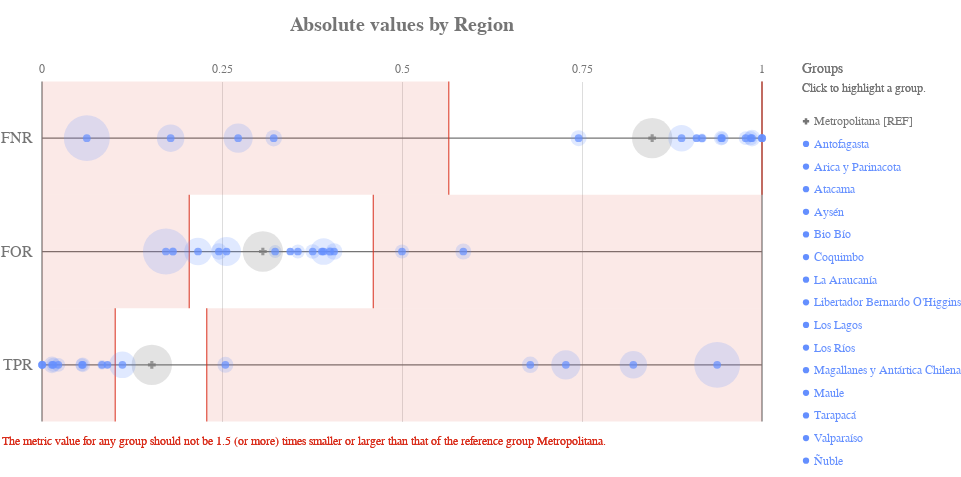

The cell this chart's notebook holds for it:
### Code cell
ap.absolute(grupo_definido, metrics, 'Region', fairness_threshold = disparity_tolerance)

### Figure 1 — Vega-Lite specification as saved in the notebook (floating-point values rounded to 4 significant figures)
{"config": {"view": {"continuousWidth": 400, "continuousHeight": 300, "strokeWidth": 0}, "axisLeft": {"labelColor": "rgb(117,117,117)", "labelFont": "Arial", "labelFontSize": 16}, "title": {"align": "center", "baseline": "middle", "color": "rgb(117,117,117)", "font": "Arial", "fontSize": 20, "fontWeight": "bold"}}, "layer": [{"data": {"name": "data-4ac2d7a4dec33677e433b172826c7791"}, "mark": {"type": "rule", "stroke": "rgb(117,117,117)", "strokeWidth": 1.25, "tooltip": ""}, "encoding": {"x": {"type": "quantitative", "field": "start", "scale": {"domain": [0, 1], "range": [40.0, 760.0]}}, "x2": {"field": "end"}, "y": {"type": "nominal", "axis": {"domain": false, "labelAngle": 0, "labelPadding": -30, "orient": "left", "ticks": false, "title": ""}, "field": "y_position", "scale": {"domain": ["FNR", "FOR", "TPR"], "range": [42.5, 382.5]}}}}, {"data": {"name": "data-6cfe259518f6c7b358d8f836a73e6b7f"}, "mark": {"type": "rule", "stroke": "rgb(117,117,117)", "strokeWidth": 1.25, "tooltip": ""}, "encoding": {"x": {"type": "quantitative", "field": "x_position", "scale": {"domain": [0, 1], "range": [40.0, 760.0]}}, "y": {"value": 42.5}, "y2": {"value": 382.5}}}, {"data": {"name": "data-60ed1133fa688d151d36705a369482e0"}, "mark": {"type": "text", "align": "center", "color": "rgb(117,117,117)", "font": "Arial", "fontSize": 12, "fontWeight": "normal", "tooltip": ""}, "encoding": {"text": {"type": "nominal", "field": "value"}, "x": {"type": "quantitative", "field": "value", "scale": {"domain": [0, 1], "range": [40.0, 760.0]}}, "y": {"value": 29.75}}}, {"layer": [{"mark": {"type": "rect", "opacity": 0.8, "stroke": "rgb(217, 46, 28)", "strokeWidth": 1.25, "tooltip": ""}, "encoding": {"x": {"type": "quantitative", "field": "lower_threshold_value", "scale": {"domain": [0, 1], "range": [40.0, 760.0]}}, "x2": {"field": "lower_threshold_value"}, "y": {"type": "nominal", "axis": {"domain": false, "grid": false, "labels": false, "ticks": false, "title": " "}, "field": "metric", "scale": {"domain": ["FNR", "FOR", "TPR"], "range": [42.5, 382.5]}}}}, {"mark": {"type": "rect", "opacity": 0.8, "stroke": "rgb(217, 46, 28)", "strokeWidth": 1.25, "tooltip": ""}, "encoding": {"x": {"type": "quantitative", "field": "upper_threshold_value", "scale": {"domain": [0, 1], "range": [40.0, 760.0]}}, "x2": {"field": "upper_threshold_value"}, "y": {"type": "nominal", "axis": {"domain": false, "grid": false, "labels": false, "ticks": false, "title": " "}, "field": "metric", "scale": {"domain": ["FNR", "FOR", "TPR"], "range": [42.5, 382.5]}}}}, {"layer": [{"mark": {"type": "rect", "fill": "rgb(217, 46, 28)", "opacity": 0.1, "tooltip": ""}, "encoding": {"x": {"type": "quantitative", "field": "lower_threshold_value", "scale": {"domain": [0, 1], "range": [40.0, 760.0]}}, "x2": {"field": "lower_end"}, "y": {"type": "nominal", "axis": {"domain": false, "grid": false, "labels": false, "ticks": false, "title": " "}, "field": "metric", "scale": {"domain": ["FNR", "FOR", "TPR"], "range": [42.5, 382.5]}}}}, {"mark": {"type": "rect", "fill": "rgb(217, 46, 28)", "opacity": 0.1, "tooltip": ""}, "encoding": {"x": {"type": "quantitative", "field": "upper_threshold_value", "scale": {"domain": [0, 1], "range": [40.0, 760.0]}}, "x2": {"field": "upper_end"}, "y": {"type": "nominal", "axis": {"domain": false, "grid": false, "labels": false, "ticks": false, "title": " "}, "field": "metric", "scale": {"domain": ["FNR", "FOR", "TPR"], "range": [42.5, 382.5]}}}}]}, {"data": {"name": "data-79dd248bdaa0ea02c535240e8ad022c8"}, "mark": {"type": "text", "align": "left", "baseline": "top", "fill": "rgb(217, 46, 28)", "font": "Arial", "fontSize": 12, "fontWeight": "normal", "tooltip": ""}, "encoding": {"text": {"value": "The metric value for any group should not be 1.5 (or more) times smaller or larger than that of the reference group Metropolitana."}, "x": {"value": 0}, "y": {"value": 396.7}}}], "data": {"name": "data-3232af273556175db8f75295a5c7e77c"}}, {"layer": [{"mark": "circle"}, {"data": {"name": "data-b35202e523d6cc25637b3b55d61da3b7"}, "mark": {"type": "circle", "opacity": 0.2}, "encoding": {"color": {"condition": {"type": "nominal", "field": "attribute_value", "legend": null, "scale": {"domain": ["Metropolitana", "Antofagasta", "Arica y Parinacota", "Atacama", "Aysén", "Bio Bío", "Coquimbo", "La Araucanía", "Libertador Bernardo O'Higgins", "Los Lagos", "Los Ríos", "Magallanes y Antártica Chilena", "Maule", "Tarapacá", "Valparaíso", "Ñuble"], "range": ["rgb(117,117,117)", "rgb(100, 143, 255)", "rgb(100, 143, 255)", "rgb(100, 143, 255)", "rgb(100, 143, 255)", "rgb(100, 143, 255)", "rgb(100, 143, 255)", "rgb(100, 143, 255)", "rgb(100, 143, 255)", "rgb(100, 143, 255)", "rgb(100, 143, 255)", "rgb(100, 143, 255)", "rgb(100, 143, 255)", "rgb(100, 143, 255)", "rgb(100, 143, 255)", "rgb(100, 143, 255)"]}, "selection": "selector009"}, "value": "rgb(224,224,224)"}, "size": {"type": "quantitative", "field": "group_size", "legend": null, "scale": {"domain": [0, 1603.0], "range": [0, 2522.0]}}, "tooltip": [{"type": "nominal", "field": "attribute_value", "title": "Group"}, {"type": "nominal", "field": "tooltip_group_size", "title": "Group Size"}, {"type": "nominal", "field": "tooltip_disparity_explanation_fnr", "title": "Disparity"}, {"type": "quantitative", "field": "fnr", "format": ".2f", "title": "FNR"}], "x": {"type": "quantitative", "axis": {"domain": false, "labels": false, "ticks": false, "title": null, "values": [0.25, 0.5, 0.75]}, "field": "fnr", "scale": {"domain": [0, 1], "range": [40.0, 760.0]}}, "y": {"type": "nominal", "axis": {"domain": false, "grid": false, "labels": false, "ticks": false, "title": " "}, "field": "metric_variable", "scale": {"domain": ["FNR", "FOR", "TPR"], "range": [42.5, 382.5]}}}, "selection": {"selector011": {"type": "multi", "empty": "all", "fields": ["attribute_value"]}}, "transform": [{"calculate": "'FNR'", "as": "metric_variable"}]}, {"data": {"name": "data-b35202e523d6cc25637b3b55d61da3b7"}, "mark": {"type": "circle", "opacity": 0.2}, "encoding": {"color": {"condition": {"type": "nominal", "field": "attribute_value", "legend": null, "scale": {"domain": ["Metropolitana", "Antofagasta", "Arica y Parinacota", "Atacama", "Aysén", "Bio Bío", "Coquimbo", "La Araucanía", "Libertador Bernardo O'Higgins", "Los Lagos", "Los Ríos", "Magallanes y Antártica Chilena", "Maule", "Tarapacá", "Valparaíso", "Ñuble"], "range": ["rgb(117,117,117)", "rgb(100, 143, 255)", "rgb(100, 143, 255)", "rgb(100, 143, 255)", "rgb(100, 143, 255)", "rgb(100, 143, 255)", "rgb(100, 143, 255)", "rgb(100, 143, 255)", "rgb(100, 143, 255)", "rgb(100, 143, 255)", "rgb(100, 143, 255)", "rgb(100, 143, 255)", "rgb(100, 143, 255)", "rgb(100, 143, 255)", "rgb(100, 143, 255)", "rgb(100, 143, 255)"]}, "selection": "selector009"}, "value": "rgb(224,224,224)"}, "size": {"type": "quantitative", "field": "group_size", "legend": null, "scale": {"domain": [0, 1603.0], "range": [0, 2522.0]}}, "tooltip": [{"type": "nominal", "field": "attribute_value", "title": "Group"}, {"type": "nominal", "field": "tooltip_group_size", "title": "Group Size"}, {"type": "nominal", "field": "tooltip_disparity_explanation_for", "title": "Disparity"}, {"type": "quantitative", "field": "for", "format": ".2f", "title": "FOR"}], "x": {"type": "quantitative", "axis": {"domain": false, "labels": false, "ticks": false, "title": null, "values": [0.25, 0.5, 0.75]}, "field": "for", "scale": {"domain": [0, 1], "range": [40.0, 760.0]}}, "y": {"type": "nominal", "axis": {"domain": false, "grid": false, "labels": false, "ticks": false, "title": " "}, "field": "metric_variable", "scale": {"domain": ["FNR", "FOR", "TPR"], "range": [42.5, 382.5]}}}, "selection": {"selector013": {"type": "multi", "empty": "all", "fields": ["attribute_value"]}}, "transform": [{"calculate": "'FOR'", "as": "metric_variable"}]}, {"data": {"name": "data-b35202e523d6cc25637b3b55d61da3b7"}, "mark": {"type": "circle", "opacity": 0.2}, "encoding": {"color": {"condition": {"type": "nominal", "field": "attribute_value", "legend": null, "scale": {"domain": ["Metropolitana", "Antofagasta", "Arica y Parinacota", "Atacama", "Aysén", "Bio Bío", "Coquimbo", "La Araucanía", "Libertador Bernardo O'Higgins", "Los Lagos", "Los Ríos", "Magallanes y Antártica Chilena", "Maule", "Tarapacá", "Valparaíso", "Ñuble"], "range": ["rgb(117,117,117)", "rgb(100, 143, 255)", "rgb(100, 143, 255)", "rgb(100, 143, 255)", "rgb(100, 143, 255)", "rgb(100, 143, 255)", "rgb(100, 143, 255)", "rgb(100, 143, 255)", "rgb(100, 143, 255)", "rgb(100, 143, 255)", "rgb(100, 143, 255)", "rgb(100, 143, 255)", "rgb(100, 143, 255)", "rgb(100, 143, 255)", "rgb(100, 143, 255)", "rgb(100, 143, 255)"]}, "selection": "selector009"}, "value": "rgb(224,224,224)"}, "size": {"type": "quantitative", "field": "group_size", "legend": null, "scale": {"domain": [0, 1603.0], "range": [0, 2522.0]}}, "tooltip": [{"type": "nominal", "field": "attribute_value", "title": "Group"}, {"type": "nominal", "field": "tooltip_group_size", "title": "Group Size"}, {"type": "nominal", "field": "tooltip_disparity_explanation_tpr", "title": "Disparity"}, {"type": "quantitative", "field": "tpr", "format": ".2f", "title": "TPR"}], "x": {"type": "quantitative", "axis": {"domain": false, "labels": false, "ticks": false, "title": null, "values": [0.25, 0.5, 0.75]}, "field": "tpr", "scale": {"domain": [0, 1], "range": [40.0, 760.0]}}, "y": {"type": "nominal", "axis": {"domain": false, "grid": false, "labels": false, "ticks": false, "title": " "}, "field": "metric_variable", "scale": {"domain": ["FNR", "FOR", "TPR"], "range": [42.5, 382.5]}}}, "selection": {"selector015": {"type": "multi", "empty": "all", "fields": ["attribute_value"]}}, "transform": [{"calculate": "'TPR'", "as": "metric_variable"}]}, {"layer": [{"mark": "point"}, {"data": {"name": "data-b35202e523d6cc25637b3b55d61da3b7"}, "mark": {"type": "point", "filled": true, "size": 60}, "encoding": {"color": {"condition": {"type": "nominal", "field": "attribute_value", "legend": null, "scale": {"domain": ["Metropolitana", "Antofagasta", "Arica y Parinacota", "Atacama", "Aysén", "Bio Bío", "Coquimbo", "La Araucanía", "Libertador Bernardo O'Higgins", "Los Lagos", "Los Ríos", "Magallanes y Antártica Chilena", "Maule", "Tarapacá", "Valparaíso", "Ñuble"], "range": ["rgb(117,117,117)", "rgb(100, 143, 255)", "rgb(100, 143, 255)", "rgb(100, 143, 255)", "rgb(100, 143, 255)", "rgb(100, 143, 255)", "rgb(100, 143, 255)", "rgb(100, 143, 255)", "rgb(100, 143, 255)", "rgb(100, 143, 255)", "rgb(100, 143, 255)", "rgb(100, 143, 255)", "rgb(100, 143, 255)", "rgb(100, 143, 255)", "rgb(100, 143, 255)", "rgb(100, 143, 255)"]}, "selection": "selector009"}, "value": "rgb(224,224,224)"}, "shape": {"type": "nominal", "field": "attribute_value", "legend": null, "scale": {"domain": ["Metropolitana", "Antofagasta", "Arica y Parinacota", "Atacama", "Aysén", "Bio Bío", "Coquimbo", "La Araucanía", "Libertador Bernardo O'Higgins", "Los Lagos", "Los Ríos", "Magallanes y Antártica Chilena", "Maule", "Tarapacá", "Valparaíso", "Ñuble"], "range": ["cross", "circle", "circle", "circle", "circle", "circle", "circle", "circle", "circle", "circle", "circle", "circle", "circle", "circle", "circle", "circle"]}}, "tooltip": [{"type": "nominal", "field": "attribute_value", "title": "Group"}, {"type": "nominal", "field": "tooltip_group_size", "title": "Group Size"}, {"type": "nominal", "field": "tooltip_disparity_explanation_fnr", "title": "Disparity"}, {"type": "quantitative", "field": "fnr", "format": ".2f", "title": "FNR"}], "x": {"type": "quantitative", "axis": {"domain": false, "labels": false, "ticks": false, "title": null, "values": [0.25, 0.5, 0.75]}, "field": "fnr", "scale": {"domain": [0, 1], "range": [40.0, 760.0]}}, "y": {"type": "nominal", "axis": {"domain": false, "grid": false, "labels": false, "ticks": false, "title": " "}, "field": "metric_variable", "scale": {"domain": ["FNR", "FOR", "TPR"], "range": [42.5, 382.5]}}}, "selection": {"selector010": {"type": "multi", "empty": "all", "fields": ["attribute_value"]}}, "transform": [{"calculate": "'FNR'", "as": "metric_variable"}]}, {"data": {"name": "data-b35202e523d6cc25637b3b55d61da3b7"}, "mark": {"type": "point", "filled": true, "size": 60}, "encoding": {"color": {"condition": {"type": "nominal", "field": "attribute_value", "legend": null, "scale": {"domain": ["Metropolitana", "Antofagasta", "Arica y Parinacota", "Atacama", "Aysén", "Bio Bío", "Coquimbo", "La Araucanía", "Libertador Bernardo O'Higgins", "Los Lagos", "Los Ríos", "Magallanes y Antártica Chilena", "Maule", "Tarapacá", "Valparaíso", "Ñuble"], "range": ["rgb(117,117,117)", "rgb(100, 143, 255)", "rgb(100, 143, 255)", "rgb(100, 143, 255)", "rgb(100, 143, 255)", "rgb(100, 143, 255)", "rgb(100, 143, 255)", "rgb(100, 143, 255)", "rgb(100, 143, 255)", "rgb(100, 143, 255)", "rgb(100, 143, 255)", "rgb(100, 143, 255)", "rgb(100, 143, 255)", "rgb(100, 143, 255)", "rgb(100, 143, 255)", "rgb(100, 143, 255)"]}, "selection": "selector009"}, "value": "rgb(224,224,224)"}, "shape": {"type": "nominal", "field": "attribute_value", "legend": null, "scale": {"domain": ["Metropolitana", "Antofagasta", "Arica y Parinacota", "Atacama", "Aysén", "Bio Bío", "Coquimbo", "La Araucanía", "Libertador Bernardo O'Higgins", "Los Lagos", "Los Ríos", "Magallanes y Antártica Chilena", "Maule", "Tarapacá", "Valparaíso", "Ñuble"], "range": ["cross", "circle", "circle", "circle", "circle", "circle", "circle", "circle", "circle", "circle", "circle", "circle", "circle", "circle", "circle", "circle"]}}, "tooltip": [{"type": "nominal", "field": "attribute_value", "title": "Group"}, {"type": "nominal", "field": "tooltip_group_size", "title": "Group Size"}, {"type": "nominal", "field": "tooltip_disparity_explanation_for", "title": "Disparity"}, {"type": "quantitative", "field": "for", "format": ".2f", "title": "FOR"}], "x": {"type": "quantitative", "axis": {"domain": false, "labels": false, "ticks": false, "title": null, "values": [0.25, 0.5, 0.75]}, "field": "for", "scale": {"domain": [0, 1], "range": [40.0, 760.0]}}, "y": {"type": "nominal", "axis": {"domain": false, "grid": false, "labels": false, "ticks": false, "title": " "}, "field": "metric_variable", "scale": {"domain": ["FNR", "FOR", "TPR"], "range": [42.5, 382.5]}}}, "selection": {"selector012": {"type": "multi", "empty": "all", "fields": ["attribute_value"]}}, "transform": [{"calculate": "'FOR'", "as": "metric_variable"}]}, {"data": {"name": "data-b35202e523d6cc25637b3b55d61da3b7"}, "mark": {"type": "point", "filled": true, "size": 60}, "encoding": {"color": {"condition": {"type": "nominal", "field": "attribute_value", "legend": null, "scale": {"domain": ["Metropolitana", "Antofagasta", "Arica y Parinacota", "Atacama", "Aysén", "Bio Bío", "Coquimbo", "La Araucanía", "Libertador Bernardo O'Higgins", "Los Lagos", "Los Ríos", "Magallanes y Antártica Chilena", "Maule", "Tarapacá", "Valparaíso", "Ñuble"], "range": ["rgb(117,117,117)", "rgb(100, 143, 255)", "rgb(100, 143, 255)", "rgb(100, 143, 255)", "rgb(100, 143, 255)", "rgb(100, 143, 255)", "rgb(100, 143, 255)", "rgb(100, 143, 255)", "rgb(100, 143, 255)", "rgb(100, 143, 255)", "rgb(100, 143, 255)", "rgb(100, 143, 255)", "rgb(100, 143, 255)", "rgb(100, 143, 255)", "rgb(100, 143, 255)", "rgb(100, 143, 255)"]}, "selection": "selector009"}, "value": "rgb(224,224,224)"}, "shape": {"type": "nominal", "field": "attribute_value", "legend": null, "scale": {"domain": ["Metropolitana", "Antofagasta", "Arica y Parinacota", "Atacama", "Aysén", "Bio Bío", "Coquimbo", "La Araucanía", "Libertador Bernardo O'Higgins", "Los Lagos", "Los Ríos", "Magallanes y Antártica Chilena", "Maule", "Tarapacá", "Valparaíso", "Ñuble"], "range": ["cross", "circle", "circle", "circle", "circle", "circle", "circle", "circle", "circle", "circle", "circle", "circle", "circle", "circle", "circle", "circle"]}}, "tooltip": [{"type": "nominal", "field": "attribute_value", "title": "Group"}, {"type": "nominal", "field": "tooltip_group_size", "title": "Group Size"}, {"type": "nominal", "field": "tooltip_disparity_explanation_tpr", "title": "Disparity"}, {"type": "quantitative", "field": "tpr", "format": ".2f", "title": "TPR"}], "x": {"type": "quantitative", "axis": {"domain": false, "labels": false, "ticks": false, "title": null, "values": [0.25, 0.5, 0.75]}, "field": "tpr", "scale": {"domain": [0, 1], "range": [40.0, 760.0]}}, "y": {"type": "nominal", "axis": {"domain": false, "grid": false, "labels": false, "ticks": false, "title": " "}, "field": "metric_variable", "scale": {"domain": ["FNR", "FOR", "TPR"], "range": [42.5, 382.5]}}}, "selection": {"selector014": {"type": "multi", "empty": "all", "fields": ["attribute_value"]}}, "transform": [{"calculate": "'TPR'", "as": "metric_variable"}]}]}]}, {"layer": [{"mark": {"type": "point", "filled": true, "opacity": 1, "size": 39.48}, "encoding": {"color": {"condition": {"type": "nominal", "field": "attribute_value", "legend": null, "scale": {"domain": ["Metropolitana", "Antofagasta", "Arica y Parinacota", "Atacama", "Aysén", "Bio Bío", "Coquimbo", "La Araucanía", "Libertador Bernardo O'Higgins", "Los Lagos", "Los Ríos", "Magallanes y Antártica Chilena", "Maule", "Tarapacá", "Valparaíso", "Ñuble"], "range": ["rgb(117,117,117)", "rgb(100, 143, 255)", "rgb(100, 143, 255)", "rgb(100, 143, 255)", "rgb(100, 143, 255)", "rgb(100, 143, 255)", "rgb(100, 143, 255)", "rgb(100, 143, 255)", "rgb(100, 143, 255)", "rgb(100, 143, 255)", "rgb(100, 143, 255)", "rgb(100, 143, 255)", "rgb(100, 143, 255)", "rgb(100, 143, 255)", "rgb(100, 143, 255)", "rgb(100, 143, 255)"]}, "selection": "selector009"}, "value": "rgb(224,224,224)"}, "shape": {"type": "nominal", "field": "attribute_value", "legend": null, "scale": {"domain": ["Metropolitana", "Antofagasta", "Arica y Parinacota", "Atacama", "Aysén", "Bio Bío", "Coquimbo", "La Araucanía", "Libertador Bernardo O'Higgins", "Los Lagos", "Los Ríos", "Magallanes y Antártica Chilena", "Maule", "Tarapacá", "Valparaíso", "Ñuble"], "range": ["cross", "circle", "circle", "circle", "circle", "circle", "circle", "circle", "circle", "circle", "circle", "circle", "circle", "circle", "circle", "circle"]}}, "x": {"value": 804}, "y": {"type": "nominal", "axis": {"domain": false, "grid": false, "labels": false, "ticks": false, "title": " "}, "field": "attribute_value", "scale": {"domain": ["Metropolitana", "Antofagasta", "Arica y Parinacota", "Atacama", "Aysén", "Bio Bío", "Coquimbo", "La Araucanía", "Libertador Bernardo O'Higgins", "Los Lagos", "Los Ríos", "Magallanes y Antártica Chilena", "Maule", "Tarapacá", "Valparaíso", "Ñuble"], "range": [71, 433]}}}, "selection": {"selector009": {"type": "multi", "empty": "all", "fields": ["attribute_value"]}}}, {"mark": {"type": "text", "align": "left", "baseline": "middle", "font": "Arial", "fontSize": 12, "fontWeight": "normal"}, "encoding": {"color": {"condition": {"type": "nominal", "field": "attribute_value", "legend": null, "scale": {"domain": ["Metropolitana", "Antofagasta", "Arica y Parinacota", "Atacama", "Aysén", "Bio Bío", "Coquimbo", "La Araucanía", "Libertador Bernardo O'Higgins", "Los Lagos", "Los Ríos", "Magallanes y Antártica Chilena", "Maule", "Tarapacá", "Valparaíso", "Ñuble"], "range": ["rgb(117,117,117)", "rgb(100, 143, 255)", "rgb(100, 143, 255)", "rgb(100, 143, 255)", "rgb(100, 143, 255)", "rgb(100, 143, 255)", "rgb(100, 143, 255)", "rgb(100, 143, 255)", "rgb(100, 143, 255)", "rgb(100, 143, 255)", "rgb(100, 143, 255)", "rgb(100, 143, 255)", "rgb(100, 143, 255)", "rgb(100, 143, 255)", "rgb(100, 143, 255)", "rgb(100, 143, 255)"]}, "selection": "selector009"}, "value": "rgb(224,224,224)"}, "text": {"type": "nominal", "field": "label"}, "x": {"value": 812}, "y": {"type": "nominal", "axis": {"domain": false, "grid": false, "labels": false, "ticks": false, "title": " "}, "field": "attribute_value", "scale": {"domain": ["Metropolitana", "Antofagasta", "Arica y Parinacota", "Atacama", "Aysén", "Bio Bío", "Coquimbo", "La Araucanía", "Libertador Bernardo O'Higgins", "Los Lagos", "Los Ríos", "Magallanes y Antártica Chilena", "Maule", "Tarapacá", "Valparaíso", "Ñuble"], "range": [71, 433]}}}, "selection": {"selector016": {"type": "multi", "empty": "all", "fields": ["attribute_value"]}}}, {"data": {"name": "data-79dd248bdaa0ea02c535240e8ad022c8"}, "mark": {"type": "text", "align": "left", "baseline": "middle", "color": "rgb(117,117,117)", "font": "Arial", "fontSize": 12, "fontWeight": "normal"}, "encoding": {"text": {"value": "Click to highlight a group."}, "x": {"value": 800}, "y": {"value": 49}}}, {"data": {"name": "data-79dd248bdaa0ea02c535240e8ad022c8"}, "mark": {"type": "text", "align": "left", "baseline": "middle", "color": "rgb(117,117,117)", "font": "Arial", "fontSize": 14, "fontWeight": "normal"}, "encoding": {"text": {"value": "Groups"}, "x": {"value": 800}, "y": {"value": 30}}}], "data": {"name": "data-7ebefffb3323e64a7ab0617c614ff136"}}], "height": 425, "padding": {"top": 15, "bottom": 10}, "resolve": {"scale": {"size": "independent", "y": "independent"}}, "title": "Absolute values by Region", "width": 800, "$schema": "https://vega.github.io/schema/vega-lite/v4.8.1.json", "datasets": {"data-4ac2d7a4dec33677e433b172826c7791": [{"y_position": "FNR", "start": 0, "end": 1}, {"y_position": "FOR", "start": 0, "end": 1}, {"y_position": "TPR", "start": 0, "end": 1}], "data-6cfe259518f6c7b358d8f836a73e6b7f": [{"x_position": 0}, {"x_position": 1}], "data-60ed1133fa688d151d36705a369482e0": [{"value": 0.0}, {"value": 0.25}, {"value": 0.5}, {"value": 0.75}, {"value": 1.0}], "data-3232af273556175db8f75295a5c7e77c": [{"lower_end": 0, "upper_end": 1, "lower_threshold_value": 0.565, "upper_threshold_value": 1.0, "metric": "FNR"}, {"lower_end": 0, "upper_end": 1, "lower_threshold_value": 0.2045, "upper_threshold_value": 0.4601, "metric": "FOR"}, {"lower_end": 0, "upper_end": 1, "lower_threshold_value": 0.1017, "upper_threshold_value": 0.2288, "metric": "TPR"}], "data-79dd248bdaa0ea02c535240e8ad022c8": [{"a": 1, "b": 0}, {"a": 1, "b": 0}], "data-b35202e523d6cc25637b3b55d61da3b7": [{"attribute_name": "Region", "attribute_value": "Antofagasta", "group_size": 479, "total_entities": 5007, "fnr": 0.1787, "for": 0.2167, "tpr": 0.8213, "fnr_disparity": 0.2109, "for_disparity": 0.7063, "tpr_disparity": 5.384, "fnr_disparity_scaled": -3.743, "for_disparity_scaled": -0.4158, "tpr_disparity_scaled": 4.384, "tooltip_group_size": "479 (9.57%)", "tooltip_disparity_explanation_fnr": "4.74 times smaller FNR than the reference group", "tooltip_disparity_explanation_for": "1.42 times smaller FOR than the reference group", "tooltip_disparity_explanation_tpr": "5.38 times larger TPR than the reference group"}, {"attribute_name": "Region", "attribute_value": "Arica y Parinacota", "group_size": 539, "total_entities": 5007, "fnr": 0.2724, "for": 0.2562, "tpr": 0.7276, "fnr_disparity": 0.3215, "for_disparity": 0.8354, "tpr_disparity": 4.77, "fnr_disparity_scaled": -2.111, "for_disparity_scaled": -0.1971, "tpr_disparity_scaled": 3.77, "tooltip_group_size": "539 (10.76%)", "tooltip_disparity_explanation_fnr": "3.11 times smaller FNR than the reference group", "tooltip_disparity_explanation_for": "1.20 times smaller FOR than the reference group", "tooltip_disparity_explanation_tpr": "4.77 times larger TPR than the reference group"}, {"attribute_name": "Region", "attribute_value": "Atacama", "group_size": 173, "total_entities": 5007, "fnr": 0.3218, "for": 0.2456, "tpr": 0.6782, "fnr_disparity": 0.3798, "for_disparity": 0.8007, "tpr_disparity": 4.446, "fnr_disparity_scaled": -1.633, "for_disparity_scaled": -0.2489, "tpr_disparity_scaled": 3.446, "tooltip_group_size": "173 (3.46%)", "tooltip_disparity_explanation_fnr": "2.63 times smaller FNR than the reference group", "tooltip_disparity_explanation_for": "1.25 times smaller FOR than the reference group", "tooltip_disparity_explanation_tpr": "4.45 times larger TPR than the reference group"}, {"attribute_name": "Region", "attribute_value": "Aysén", "group_size": 36, "total_entities": 5007, "fnr": 1.0, "for": 0.3889, "tpr": 0.0002, "fnr_disparity": 1.18, "for_disparity": 1.268, "tpr_disparity": 0.0002, "fnr_disparity_scaled": 0.18, "for_disparity_scaled": 0.2678, "tpr_disparity_scaled": -4999.0, "tooltip_group_size": "36 (0.72%)", "tooltip_disparity_explanation_fnr": "1.18 times larger FNR than the reference group", "tooltip_disparity_explanation_for": "1.27 times larger FOR than the reference group", "tooltip_disparity_explanation_tpr": "5000.00 times smaller TPR than the reference group"}, {"attribute_name": "Region", "attribute_value": "Bio Bío", "group_size": 176, "total_entities": 5007, "fnr": 0.9861, "for": 0.4057, "tpr": 0.01389, "fnr_disparity": 1.164, "for_disparity": 1.323, "tpr_disparity": 0.09105, "fnr_disparity_scaled": 0.1636, "for_disparity_scaled": 0.3226, "tpr_disparity_scaled": -9.983, "tooltip_group_size": "176 (3.52%)", "tooltip_disparity_explanation_fnr": "1.16 times larger FNR than the reference group", "tooltip_disparity_explanation_for": "1.32 times larger FOR than the reference group", "tooltip_disparity_explanation_tpr": "10.98 times smaller TPR than the reference group"}, {"attribute_name": "Region", "attribute_value": "Coquimbo", "group_size": 162, "total_entities": 5007, "fnr": 0.7453, "for": 0.5852, "tpr": 0.2547, "fnr_disparity": 0.8794, "for_disparity": 1.908, "tpr_disparity": 1.67, "fnr_disparity_scaled": -0.1371, "for_disparity_scaled": 0.9077, "tpr_disparity_scaled": 0.6698, "tooltip_group_size": "162 (3.24%)", "tooltip_disparity_explanation_fnr": "1.14 times smaller FNR than the reference group", "tooltip_disparity_explanation_for": "1.91 times larger FOR than the reference group", "tooltip_disparity_explanation_tpr": "1.67 times larger TPR than the reference group"}, {"attribute_name": "Region", "attribute_value": "La Araucanía", "group_size": 107, "total_entities": 5007, "fnr": 0.9444, "for": 0.3238, "tpr": 0.05556, "fnr_disparity": 1.114, "for_disparity": 1.056, "tpr_disparity": 0.3642, "fnr_disparity_scaled": 0.1144, "for_disparity_scaled": 0.05562, "tpr_disparity_scaled": -1.746, "tooltip_group_size": "107 (2.14%)", "tooltip_disparity_explanation_fnr": "1.11 times larger FNR than the reference group", "tooltip_disparity_explanation_for": "1.06 times larger FOR than the reference group", "tooltip_disparity_explanation_tpr": "2.75 times smaller TPR than the reference group"}, {"attribute_name": "Region", "attribute_value": "Libertador Bernardo O'Higgins", "group_size": 137, "total_entities": 5007, "fnr": 0.9434, "for": 0.3759, "tpr": 0.0566, "fnr_disparity": 1.113, "for_disparity": 1.226, "tpr_disparity": 0.3711, "fnr_disparity_scaled": 0.1132, "for_disparity_scaled": 0.2256, "tpr_disparity_scaled": -1.695, "tooltip_group_size": "137 (2.74%)", "tooltip_disparity_explanation_fnr": "1.11 times larger FNR than the reference group", "tooltip_disparity_explanation_for": "1.23 times larger FOR than the reference group", "tooltip_disparity_explanation_tpr": "2.69 times smaller TPR than the reference group"}, {"attribute_name": "Region", "attribute_value": "Los Lagos", "group_size": 122, "total_entities": 5007, "fnr": 0.9773, "for": 0.3554, "tpr": 0.02273, "fnr_disparity": 1.153, "for_disparity": 1.159, "tpr_disparity": 0.149, "fnr_disparity_scaled": 0.1532, "for_disparity_scaled": 0.1585, "tpr_disparity_scaled": -5.712, "tooltip_group_size": "122 (2.44%)", "tooltip_disparity_explanation_fnr": "1.15 times larger FNR than the reference group", "tooltip_disparity_explanation_for": "1.16 times larger FOR than the reference group", "tooltip_disparity_explanation_tpr": "6.71 times smaller TPR than the reference group"}, {"attribute_name": "Region", "attribute_value": "Los Ríos", "group_size": 44, "total_entities": 5007, "fnr": 1.0, "for": 0.1818, "tpr": 0.0002, "fnr_disparity": 1.18, "for_disparity": 0.5927, "tpr_disparity": 0.0002, "fnr_disparity_scaled": 0.18, "for_disparity_scaled": -0.6871, "tpr_disparity_scaled": -4999.0, "tooltip_group_size": "44 (0.88%)", "tooltip_disparity_explanation_fnr": "1.18 times larger FNR than the reference group", "tooltip_disparity_explanation_for": "1.69 times smaller FOR than the reference group", "tooltip_disparity_explanation_tpr": "5000.00 times smaller TPR than the reference group"}, {"attribute_name": "Region", "attribute_value": "Magallanes y Antártica Chilena", "group_size": 30, "total_entities": 5007, "fnr": 0.9091, "for": 0.3448, "tpr": 0.09091, "fnr_disparity": 1.073, "for_disparity": 1.124, "tpr_disparity": 0.596, "fnr_disparity_scaled": 0.07273, "for_disparity_scaled": 0.1241, "tpr_disparity_scaled": -0.678, "tooltip_group_size": "30 (0.60%)", "tooltip_disparity_explanation_fnr": "1.07 times larger FNR than the reference group", "tooltip_disparity_explanation_for": "1.12 times larger FOR than the reference group", "tooltip_disparity_explanation_tpr": "1.68 times smaller TPR than the reference group"}, {"attribute_name": "Region", "attribute_value": "Maule", "group_size": 127, "total_entities": 5007, "fnr": 0.9844, "for": 0.5, "tpr": 0.01562, "fnr_disparity": 1.162, "for_disparity": 1.63, "tpr_disparity": 0.1024, "fnr_disparity_scaled": 0.1616, "for_disparity_scaled": 0.63, "tpr_disparity_scaled": -8.763, "tooltip_group_size": "127 (2.54%)", "tooltip_disparity_explanation_fnr": "1.16 times larger FNR than the reference group", "tooltip_disparity_explanation_for": "1.63 times larger FOR than the reference group", "tooltip_disparity_explanation_tpr": "9.76 times smaller TPR than the reference group"}, {"attribute_name": "Region", "attribute_value": "Metropolitana", "group_size": 1034, "total_entities": 5007, "fnr": 0.8475, "for": 0.3067, "tpr": 0.1525, "fnr_disparity": 1.0, "for_disparity": 1.0, "tpr_disparity": 1.0, "fnr_disparity_scaled": 0.0, "for_disparity_scaled": 0.0, "tpr_disparity_scaled": 0.0, "tooltip_group_size": "1,034 (20.65%)", "tooltip_disparity_explanation_fnr": "Reference group", "tooltip_disparity_explanation_for": "Reference group", "tooltip_disparity_explanation_tpr": "Reference group"}, {"attribute_name": "Region", "attribute_value": "Tarapacá", "group_size": 1336, "total_entities": 5007, "fnr": 0.06226, "for": 0.172, "tpr": 0.9377, "fnr_disparity": 0.07346, "for_disparity": 0.5609, "tpr_disparity": 6.147, "fnr_disparity_scaled": -12.61, "for_disparity_scaled": -0.783, "tpr_disparity_scaled": 5.147, "tooltip_group_size": "1,336 (26.68%)", "tooltip_disparity_explanation_fnr": "13.61 times smaller FNR than the reference group", "tooltip_disparity_explanation_for": "1.78 times smaller FOR than the reference group", "tooltip_disparity_explanation_tpr": "6.15 times larger TPR than the reference group"}, {"attribute_name": "Region", "attribute_value": "Valparaíso", "group_size": 448, "total_entities": 5007, "fnr": 0.8883, "for": 0.3911, "tpr": 0.1117, "fnr_disparity": 1.048, "for_disparity": 1.275, "tpr_disparity": 0.7323, "fnr_disparity_scaled": 0.04819, "for_disparity_scaled": 0.275, "tpr_disparity_scaled": -0.3656, "tooltip_group_size": "448 (8.95%)", "tooltip_disparity_explanation_fnr": "1.05 times larger FNR than the reference group", "tooltip_disparity_explanation_for": "1.27 times larger FOR than the reference group", "tooltip_disparity_explanation_tpr": "1.37 times smaller TPR than the reference group"}, {"attribute_name": "Region", "attribute_value": "Ñuble", "group_size": 57, "total_entities": 5007, "fnr": 0.9167, "for": 0.4, "tpr": 0.08333, "fnr_disparity": 1.082, "for_disparity": 1.304, "tpr_disparity": 0.5463, "fnr_disparity_scaled": 0.08167, "for_disparity_scaled": 0.304, "tpr_disparity_scaled": -0.8305, "tooltip_group_size": "57 (1.14%)", "tooltip_disparity_explanation_fnr": "1.08 times larger FNR than the reference group", "tooltip_disparity_explanation_for": "1.30 times larger FOR than the reference group", "tooltip_disparity_explanation_tpr": "1.83 times smaller TPR than the reference group"}], "data-7ebefffb3323e64a7ab0617c614ff136": [{"attribute_value": "Metropolitana", "label": "Metropolitana [REF]"}, {"attribute_value": "Antofagasta", "label": "Antofagasta"}, {"attribute_value": "Arica y Parinacota", "label": "Arica y Parinacota"}, {"attribute_value": "Atacama", "label": "Atacama"}, {"attribute_value": "Aysén", "label": "Aysén"}, {"attribute_value": "Bio Bío", "label": "Bio Bío"}, {"attribute_value": "Coquimbo", "label": "Coquimbo"}, {"attribute_value": "La Araucanía", "label": "La Araucanía"}, {"attribute_value": "Libertador Bernardo O'Higgins", "label": "Libertador Bernardo O'Higgins"}, {"attribute_value": "Los Lagos", "label": "Los Lagos"}, {"attribute_value": "Los Ríos", "label": "Los Ríos"}, {"attribute_value": "Magallanes y Antártica Chilena", "label": "Magallanes y Antártica Chilena"}, {"attribute_value": "Maule", "label": "Maule"}, {"attribute_value": "Tarapacá", "label": "Tarapacá"}, {"attribute_value": "Valparaíso", "label": "Valparaíso"}, {"attribute_value": "Ñuble", "label": "Ñuble"}]}}
